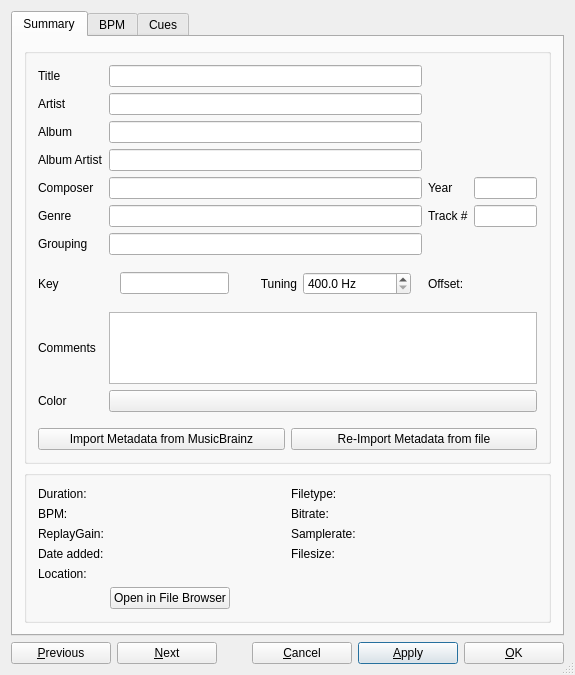
<?xml version="1.0" encoding="UTF-8"?>
<ui version="4.0">
 <class>DlgTrackInfo</class>
 <widget class="QDialog" name="DlgTrackInfo">
  <property name="geometry">
   <rect>
    <x>0</x>
    <y>0</y>
    <width>575</width>
    <height>642</height>
   </rect>
  </property>
  <property name="sizePolicy">
   <sizepolicy hsizetype="Preferred" vsizetype="Preferred">
    <horstretch>0</horstretch>
    <verstretch>0</verstretch>
   </sizepolicy>
  </property>
  <property name="windowTitle">
   <string>Track Editor</string>
  </property>
  <property name="toolTip">
   <string/>
  </property>
  <property name="sizeGripEnabled">
   <bool>true</bool>
  </property>
  <layout class="QVBoxLayout" name="verticalLayout_2">
   <item>
    <widget class="QTabWidget" name="tabWidget">
     <property name="sizePolicy">
      <sizepolicy hsizetype="Preferred" vsizetype="Preferred">
       <horstretch>0</horstretch>
       <verstretch>0</verstretch>
      </sizepolicy>
     </property>
     <property name="minimumSize">
      <size>
       <width>0</width>
       <height>0</height>
      </size>
     </property>
     <property name="currentIndex">
      <number>0</number>
     </property>
     <widget class="QWidget" name="tabSummary">
      <attribute name="title">
       <string>Summary</string>
      </attribute>
      <layout class="QVBoxLayout" name="summary_layout" stretch="1,0,0">
       <item>
        <widget class="QGroupBox" name="metadata_groupBox">
         <layout class="QGridLayout" name="tags_layout" columnstretch="0,10,0,2">
          <item row="0" column="0">
           <widget class="QLabel" name="lblTitle">
            <property name="sizePolicy">
             <sizepolicy hsizetype="Preferred" vsizetype="Preferred">
              <horstretch>0</horstretch>
              <verstretch>0</verstretch>
             </sizepolicy>
            </property>
            <property name="font">
             <font>
              <italic>false</italic>
             </font>
            </property>
            <property name="text">
             <string>Title</string>
            </property>
            <property name="alignment">
             <set>Qt::AlignLeading|Qt::AlignLeft|Qt::AlignVCenter</set>
            </property>
           </widget>
          </item>
          <item row="0" column="1">
           <widget class="QLineEdit" name="txtTitle">
            <property name="sizePolicy">
             <sizepolicy hsizetype="Expanding" vsizetype="Fixed">
              <horstretch>0</horstretch>
              <verstretch>0</verstretch>
             </sizepolicy>
            </property>
            <property name="minimumSize">
             <size>
              <width>0</width>
              <height>0</height>
             </size>
            </property>
           </widget>
          </item>

          <item row="0" column="2" rowspan="3" colspan="2">
           <widget class="QWidget" name="coverWidget" native="true">
            <property name="sizePolicy">
             <sizepolicy hsizetype="Preferred" vsizetype="Preferred">
              <horstretch>0</horstretch>
              <verstretch>0</verstretch>
             </sizepolicy>
            </property>
            <layout class="QHBoxLayout" name="coverLayout">
             <property name="spacing">
              <number>0</number>
             </property>
             <property name="margin">
              <number>0</number>
             </property>
             <property name="sizeConstraint">
              <enum>QLayout::SetDefaultConstraint</enum>
             </property>
             <property name="alignment">
              <set>Qt::AlignRight|Qt::AlignVCenter</set>
             </property>
            </layout>
           </widget>
          </item>

          <item row="1" column="0">
           <widget class="QLabel" name="lblArtist">
            <property name="sizePolicy">
             <sizepolicy hsizetype="Preferred" vsizetype="Preferred">
              <horstretch>0</horstretch>
              <verstretch>0</verstretch>
             </sizepolicy>
            </property>
            <property name="text">
             <string>Artist</string>
            </property>
            <property name="alignment">
             <set>Qt::AlignLeading|Qt::AlignLeft|Qt::AlignVCenter</set>
            </property>
           </widget>
          </item>
          <item row="1" column="1">
           <widget class="QLineEdit" name="txtArtist">
            <property name="sizePolicy">
             <sizepolicy hsizetype="Expanding" vsizetype="Fixed">
              <horstretch>0</horstretch>
              <verstretch>0</verstretch>
             </sizepolicy>
            </property>
            <property name="minimumSize">
             <size>
              <width>0</width>
              <height>0</height>
             </size>
            </property>
           </widget>
          </item>

          <item row="2" column="0">
           <widget class="QLabel" name="lblAlbum">
            <property name="sizePolicy">
             <sizepolicy hsizetype="Preferred" vsizetype="Preferred">
              <horstretch>0</horstretch>
              <verstretch>0</verstretch>
             </sizepolicy>
            </property>
            <property name="text">
             <string>Album</string>
            </property>
            <property name="alignment">
             <set>Qt::AlignLeading|Qt::AlignLeft|Qt::AlignVCenter</set>
            </property>
           </widget>
          </item>
          <item row="2" column="1">
           <widget class="QLineEdit" name="txtAlbum">
            <property name="sizePolicy">
             <sizepolicy hsizetype="Expanding" vsizetype="Fixed">
              <horstretch>0</horstretch>
              <verstretch>0</verstretch>
             </sizepolicy>
            </property>
            <property name="minimumSize">
             <size>
              <width>0</width>
              <height>0</height>
             </size>
            </property>
           </widget>
          </item>

          <item row="3" column="0">
           <widget class="QLabel" name="lblAlbumArtist">
            <property name="sizePolicy">
             <sizepolicy hsizetype="Preferred" vsizetype="Preferred">
              <horstretch>0</horstretch>
              <verstretch>0</verstretch>
             </sizepolicy>
            </property>
            <property name="text">
             <string>Album Artist</string>
            </property>
            <property name="alignment">
             <set>Qt::AlignLeading|Qt::AlignLeft|Qt::AlignVCenter</set>
            </property>
           </widget>
          </item>
          <item row="3" column="1">
           <widget class="QLineEdit" name="txtAlbumArtist">
            <property name="sizePolicy">
             <sizepolicy hsizetype="Expanding" vsizetype="Fixed">
              <horstretch>0</horstretch>
              <verstretch>0</verstretch>
             </sizepolicy>
            </property>
            <property name="minimumSize">
             <size>
              <width>0</width>
              <height>0</height>
             </size>
            </property>
           </widget>
          </item>

          <item row="3" column="2" colspan="2">
           <widget class="QWidget" name="verticalWidgetStars" native="true">
            <property name="sizePolicy">
             <sizepolicy hsizetype="Preferred" vsizetype="Preferred">
              <horstretch>0</horstretch>
              <verstretch>0</verstretch>
             </sizepolicy>
            </property>
            <layout class="QHBoxLayout" name="starsLayout">
             <property name="spacing">
              <number>0</number>
             </property>
             <property name="sizeConstraint">
              <enum>QLayout::SetDefaultConstraint</enum>
             </property>
            </layout>
           </widget>
          </item>

          <item row="4" column="0">
           <widget class="QLabel" name="lblComposer">
            <property name="text">
             <string>Composer</string>
            </property>
            <property name="alignment">
             <set>Qt::AlignLeading|Qt::AlignLeft|Qt::AlignVCenter</set>
            </property>
           </widget>
          </item>
          <item row="4" column="1">
           <widget class="QLineEdit" name="txtComposer">
            <property name="sizePolicy">
             <sizepolicy hsizetype="Expanding" vsizetype="Fixed">
              <horstretch>0</horstretch>
              <verstretch>0</verstretch>
             </sizepolicy>
            </property>
            <property name="minimumSize">
             <size>
              <width>0</width>
              <height>0</height>
             </size>
            </property>
           </widget>
          </item>

          <item row="4" column="2">
           <widget class="QLabel" name="lblYear">
            <property name="text">
             <string>Year</string>
            </property>
            <property name="alignment">
             <set>Qt::AlignLeading|Qt::AlignLeft|Qt::AlignVCenter</set>
            </property>
           </widget>
          </item>
          <item row="4" column="3">
           <widget class="QLineEdit" name="txtYear">
            <property name="sizePolicy">
             <sizepolicy hsizetype="Expanding" vsizetype="Fixed">
              <horstretch>0</horstretch>
              <verstretch>0</verstretch>
             </sizepolicy>
            </property>
           </widget>
          </item>

          <item row="5" column="0">
           <widget class="QLabel" name="lblGenre">
            <property name="text">
             <string>Genre</string>
            </property>
            <property name="alignment">
             <set>Qt::AlignLeading|Qt::AlignLeft|Qt::AlignVCenter</set>
            </property>
           </widget>
          </item>
          <item row="5" column="1">
           <widget class="QLineEdit" name="txtGenre">
            <property name="sizePolicy">
             <sizepolicy hsizetype="Expanding" vsizetype="Fixed">
              <horstretch>0</horstretch>
              <verstretch>0</verstretch>
             </sizepolicy>
            </property>
            <property name="minimumSize">
             <size>
              <width>0</width>
              <height>0</height>
             </size>
            </property>
           </widget>
          </item>

          <item row="5" column="2">
           <widget class="QLabel" name="lblTrackNumber">
            <property name="text">
             <string>Track #</string>
            </property>
            <property name="alignment">
             <set>Qt::AlignLeading|Qt::AlignLeft|Qt::AlignVCenter</set>
            </property>
           </widget>
          </item>
          <item row="5" column="3">
           <widget class="QLineEdit" name="txtTrackNumber">
            <property name="sizePolicy">
             <sizepolicy hsizetype="Expanding" vsizetype="Fixed">
              <horstretch>0</horstretch>
              <verstretch>0</verstretch>
             </sizepolicy>
            </property>
            <property name="minimumSize">
             <size>
              <width>0</width>
              <height>0</height>
             </size>
            </property>
           </widget>
          </item>

          <item row="6" column="0">
           <widget class="QLabel" name="lblGrouping">
            <property name="text">
             <string>Grouping</string>
            </property>
            <property name="alignment">
             <set>Qt::AlignLeading|Qt::AlignLeft|Qt::AlignVCenter</set>
            </property>
           </widget>
          </item>
          <item row="6" column="1">
           <widget class="QLineEdit" name="txtGrouping">
            <property name="sizePolicy">
             <sizepolicy hsizetype="Expanding" vsizetype="Fixed">
              <horstretch>0</horstretch>
              <verstretch>0</verstretch>
             </sizepolicy>
            </property>
            <property name="minimumSize">
             <size>
              <width>0</width>
              <height>0</height>
             </size>
            </property>
           </widget>
          </item>

          <item row="7" column="0">
           <widget class="QLabel" name="lblKey">
            <property name="text">
             <string>Key</string>
            </property>
            <property name="alignment">
             <set>Qt::AlignLeading|Qt::AlignLeft|Qt::AlignVCenter</set>
            </property>
           </widget>
          </item>
          <item row="7" column="1">
           <widget class="QWidget">
            <layout class="QHBoxLayout" name="key_layout">

             <item>
              <widget class="QLineEdit" name="txtKey">
               <property name="sizePolicy">
                <sizepolicy hsizetype="Preferred" vsizetype="Fixed">
                 <horstretch>1</horstretch>
                 <verstretch>0</verstretch>
                </sizepolicy>
               </property>
              </widget>
             </item>
             <item>
              <spacer name="keyTuningSpacerItem">
               <property name="orientation">
                <enum>Qt::Horizontal</enum>
               </property>
               <property name="sizeType">
                <enum>QSizePolicy::Fixed</enum>
               </property>
               <property name="sizeHint" stdset="0">
                <size>
                 <width>25</width>
                 <height>0</height>
                </size>
               </property>
              </spacer>
             </item>
             <item>
              <widget class="QLabel" name="lblTuning">
               <property name="text">
                <string>Tuning</string>
               </property>
               <property name="alignment">
                <set>Qt::AlignRight|Qt::AlignVCenter</set>
               </property>
              </widget>
             </item>

             <item>
              <widget class="QDoubleSpinBox" name="spinTuning">
               <property name="sizePolicy">
                <sizepolicy hsizetype="Preferred" vsizetype="Fixed">
                 <horstretch>1</horstretch>
                 <verstretch>0</verstretch>
                </sizepolicy>
               </property>
               <property name="toolTip">
                <string>A4 tuning frequency in Hz. Standard tuning is 440 Hz.</string>
               </property>
               <property name="suffix">
                <string> Hz</string>
               </property>
               <property name="decimals">
                <number>1</number>
               </property>
               <property name="minimum">
                <double>400.000000000000000</double>
               </property>
               <property name="maximum">
                <double>480.000000000000000</double>
               </property>
               <property name="singleStep">
                <double>0.100000000000000</double>
               </property>
               <property name="value">
                <double>400.000000000000000</double>
               </property>
               <property name="specialValueText">
                <string/>
               </property>
              </widget>
             </item>

            </layout>
           </widget>
          </item>

          <item row="7" column="2">
           <widget class="QLabel" name="lblTuningCents">
            <property name="text">
             <string>Offset:</string>
            </property>
            <property name="alignment">
             <set>Qt::AlignLeading|Qt::AlignLeft|Qt::AlignVCenter</set>
            </property>
           </widget>
          </item>
          <item row="7" column="3">
           <widget class="QLabel" name="txtTuningCents">
            <property name="font">
             <font>
              <weight>75</weight>
              <bold>true</bold>
             </font>
            </property>
            <property name="text">
             <string/>
            </property>
            <property name="toolTip">
             <string>Offset from A440 standard tuning in cents.</string>
            </property>
           </widget>
          </item>


          <item row="8" column="0">
           <widget class="QLabel" name="lblTrackComment">
            <property name="text">
             <string>Comments</string>
            </property>
            <property name="alignment">
             <set>Qt::AlignLeading|Qt::AlignLeft|Qt::AlignVCenter</set>
            </property>
           </widget>
          </item>
          <item row="8" column="1" colspan="3">
           <widget class="QPlainTextEdit" name="txtComment">
            <property name="tabChangesFocus">
             <bool>true</bool>
            </property>
           </widget>
          </item>

          <item row="9" column="0">
           <widget class="QLabel" name="lblTrackColor">
            <property name="text">
             <string>Color</string>
            </property>
            <property name="alignment">
             <set>Qt::AlignLeading|Qt::AlignLeft|Qt::AlignVCenter</set>
            </property>
           </widget>
          </item>
          <item row="9" column="1" colspan="3">
           <widget class="QPushButton" name="btnColorPicker">
            <property name="sizePolicy">
             <sizepolicy hsizetype="MinimumExpanding" vsizetype="Fixed">
              <horstretch>0</horstretch>
              <verstretch>0</verstretch>
             </sizepolicy>
            </property>
           </widget>
          </item>

          <item row="10" column="0">
           <spacer name="horizontalSpacer_5">
            <property name="orientation">
             <enum>Qt::Horizontal</enum>
            </property>
            <property name="sizeHint" stdset="0">
             <size>
              <width>40</width>
              <height>10</height>
             </size>
            </property>
           </spacer>
          </item>

          <item row="11" column="0" colspan="4">
           <layout class="QHBoxLayout" name="metadata_buttons_layout">
            <item>
             <widget class="QPushButton" name="btnImportMetadataFromMusicBrainz">
              <property name="text">
               <string>Import Metadata from MusicBrainz</string>
              </property>
             </widget>
            </item>
            <item>
             <widget class="QPushButton" name="btnImportMetadataFromFile">
              <property name="text">
               <string>Re-Import Metadata from file</string>
              </property>
             </widget>
            </item>
           </layout>
          </item>

         </layout>
        </widget>
       </item>

       <item>
        <widget class="QGroupBox" name="properties_groupBox">
         <property name="sizePolicy">
          <sizepolicy hsizetype="Preferred" vsizetype="Minimum">
           <horstretch>0</horstretch>
           <verstretch>0</verstretch>
          </sizepolicy>
         </property>
         <layout class="QGridLayout" name="properties_layout" rowstretch="0,0,0,0,0,0" columnstretch="0,1,0,1">

          <item row="0" column="0">
           <widget class="QLabel" name="lblDuration">
            <property name="text">
             <string>Duration:</string>
            </property>
           </widget>
          </item>
          <item row="0" column="1">
           <widget class="QLabel" name="txtDuration">
            <property name="font">
             <font>
              <weight>75</weight>
              <bold>true</bold>
             </font>
            </property>
            <property name="text">
             <string/>
            </property>
            <property name="textInteractionFlags">
             <set>Qt::LinksAccessibleByMouse|Qt::TextSelectableByKeyboard|Qt::TextSelectableByMouse</set>
            </property>
           </widget>
          </item>

          <item row="0" column="2">
           <widget class="QLabel" name="lblType">
            <property name="text">
             <string>Filetype:</string>
            </property>
           </widget>
          </item>
          <item row="0" column="3">
           <widget class="QLabel" name="txtType">
            <property name="font">
             <font>
              <weight>75</weight>
              <bold>true</bold>
             </font>
            </property>
            <property name="text">
             <string/>
            </property>
            <property name="textInteractionFlags">
             <set>Qt::LinksAccessibleByMouse|Qt::TextSelectableByKeyboard|Qt::TextSelectableByMouse</set>
            </property>
           </widget>
          </item>

          <item row="1" column="0">
           <widget class="QLabel" name="lblBpm">
            <property name="text">
             <string>BPM:</string>
            </property>
           </widget>
          </item>
          <item row="1" column="1">
           <widget class="QLabel" name="txtBpm">
            <property name="font">
             <font>
              <weight>75</weight>
              <bold>true</bold>
             </font>
            </property>
            <property name="text">
             <string/>
            </property>
            <property name="textInteractionFlags">
             <set>Qt::LinksAccessibleByMouse|Qt::TextSelectableByKeyboard|Qt::TextSelectableByMouse</set>
            </property>
           </widget>
          </item>

          <item row="1" column="2">
           <widget class="QLabel" name="lblBitrate">
            <property name="text">
             <string>Bitrate:</string>
            </property>
           </widget>
          </item>
          <item row="1" column="3">
           <widget class="QLabel" name="txtBitrate">
            <property name="font">
             <font>
              <weight>75</weight>
              <bold>true</bold>
             </font>
            </property>
            <property name="text">
             <string/>
            </property>
            <property name="textInteractionFlags">
             <set>Qt::LinksAccessibleByMouse|Qt::TextSelectableByKeyboard|Qt::TextSelectableByMouse</set>
            </property>
           </widget>
          </item>

          <item row="2" column="0">
           <widget class="QLabel" name="lblReplayGain">
            <property name="text">
             <string>ReplayGain:</string>
            </property>
           </widget>
          </item>
          <item row="2" column="1">
           <widget class="QLabel" name="txtReplayGain">
            <property name="font">
             <font>
              <weight>75</weight>
              <bold>true</bold>
             </font>
            </property>
            <property name="text">
             <string/>
            </property>
            <property name="textInteractionFlags">
             <set>Qt::LinksAccessibleByMouse|Qt::TextSelectableByKeyboard|Qt::TextSelectableByMouse</set>
            </property>
           </widget>
          </item>

          <item row="2" column="2">
           <widget class="QLabel" name="lblSamplerate">
            <property name="text">
             <string>Samplerate:</string>
            </property>
           </widget>
          </item>
          <item row="2" column="3">
           <widget class="QLabel" name="txtSamplerate">
            <property name="font">
             <font>
              <weight>75</weight>
              <bold>true</bold>
             </font>
            </property>
            <property name="text">
             <string/>
            </property>
            <property name="textInteractionFlags">
             <set>Qt::LinksAccessibleByMouse|Qt::TextSelectableByKeyboard|Qt::TextSelectableByMouse</set>
            </property>
           </widget>
          </item>

          <item row="3" column="0">
           <widget class="QLabel" name="lblDateAdded">
            <property name="text">
             <string>Date added:</string>
            </property>
           </widget>
          </item>
          <item row="3" column="1">
           <widget class="QLabel" name="txtDateAdded">
            <property name="font">
             <font>
              <weight>75</weight>
              <bold>true</bold>
             </font>
            </property>
            <property name="text">
             <string/>
            </property>
            <property name="textInteractionFlags">
             <set>Qt::LinksAccessibleByMouse|Qt::TextSelectableByKeyboard|Qt::TextSelectableByMouse</set>
            </property>
           </widget>
          </item>

          <item row="3" column="2">
           <widget class="QLabel" name="lblFileSize">
            <property name="text">
             <string>Filesize:</string>
            </property>
           </widget>
          </item>
          <item row="3" column="3">
           <widget class="QLabel" name="txtFileSize">
            <property name="font">
             <font>
              <weight>75</weight>
              <bold>true</bold>
             </font>
            </property>
            <property name="text">
             <string/>
            </property>
            <property name="textInteractionFlags">
             <set>Qt::LinksAccessibleByMouse|Qt::TextSelectableByKeyboard|Qt::TextSelectableByMouse</set>
            </property>
           </widget>
          </item>

          <item row="4" column="0">
           <widget class="QLabel" name="lblLocation">
            <property name="text">
             <string>Location:</string>
            </property>
            <property name="alignment">
             <set>Qt::AlignLeading|Qt::AlignLeft|Qt::AlignTop</set>
            </property>
           </widget>
          </item>
          <item row="4" column="1" colspan="3">
           <widget class="QLabel" name="txtLocation">
            <property name="text">
             <string/>
            </property>
            <property name="wordWrap">
             <bool>true</bool>
            </property>
            <property name="textInteractionFlags">
             <set>Qt::LinksAccessibleByMouse|Qt::TextSelectableByKeyboard|Qt::TextSelectableByMouse</set>
            </property>
           </widget>
          </item>

          <item row="5" column="1" colspan="3">
           <layout class="QHBoxLayout" name="openFileBrowser_layout">
            <item>
             <widget class="QPushButton" name="btnOpenFileBrowser">
              <property name="text">
               <string>Open in File Browser</string>
              </property>
             </widget>
            </item>
            <item>
             <spacer name="horizontalSpacer_6">
              <property name="orientation">
               <enum>Qt::Horizontal</enum>
              </property>
              <property name="sizeHint" stdset="0">
               <size>
                <width>40</width>
                <height>10</height>
               </size>
              </property>
             </spacer>
            </item>
           </layout>
          </item>

         </layout>
        </widget>
       </item>
      </layout>
     </widget>

     <widget class="QWidget" name="tabBPM">
      <attribute name="title">
       <string>BPM</string>
      </attribute>
      <layout class="QVBoxLayout" name="verticalLayout_4">
       <item>
        <widget class="QPushButton" name="bpmLock">
         <property name="toolTip">
          <string>Lock or unlock the BPM and beatgrid for this track.</string>
         </property>
        </widget>
       </item>
       <item>
        <layout class="QHBoxLayout" name="horizontalLayout_4">
         <attribute name="title">
          <string>BPM</string>
         </attribute>
         <item>
          <layout class="QGridLayout" name="gridLayout">
           <item row="0" column="0">
            <widget class="QLabel" name="labelBpm">
             <property name="text">
              <string>Track BPM: </string>
             </property>
            </widget>
           </item>
           <item row="0" column="1">
            <widget class="QDoubleSpinBox" name="spinBpm">
             <property name="toolTip">
              <string>Displays the BPM of the selected track.</string>
             </property>
             <property name="decimals">
              <number>8</number>
             </property>
             <property name="maximum">
              <double>500.000000000000000</double>
             </property>
             <property name="singleStep">
              <double>1.000000000000000</double>
             </property>
            </widget>
           </item>
           <item row="1" column="1" colspan="2">
            <widget class="QCheckBox" name="bpmConst">
             <property name="toolTip">
             </property>
             <property name="text">
              <string>Assume constant tempo</string>
             </property>
            </widget>
           </item>
           <item row="2" column="0" colspan="3">
            <widget class="QLabel" name="labelScaleBpm">
             <property name="text">
              <string>Scale BPM:</string>
             </property>
             <property name="alignment">
              <set>Qt::AlignLeading|Qt::AlignLeft|Qt::AlignVCenter</set>
             </property>
            </widget>
           </item>
           <item row="3" column="0">
            <widget class="QPushButton" name="bpmHalve">
             <property name="toolTip">
              <string>Sets the BPM to 50% of the current value.</string>
             </property>
             <property name="text">
              <string>Halve BPM</string>
             </property>
            </widget>
           </item>
           <item row="3" column="1">
            <widget class="QPushButton" name="bpmDouble">
             <property name="toolTip">
              <string>Sets the BPM to 200% of the current value.</string>
             </property>
             <property name="text">
              <string>Double BPM</string>
             </property>
            </widget>
           </item>
           <item row="4" column="0">
            <widget class="QPushButton" name="bpmTwoThirds">
             <property name="toolTip">
              <string>Sets the BPM to 66% of the current value.</string>
             </property>
             <property name="text">
              <string>2/3 BPM</string>
             </property>
            </widget>
           </item>
           <item row="4" column="1">
            <widget class="QPushButton" name="bpmThreeHalves">
             <property name="toolTip">
              <string>Sets the BPM to 150% of the current value.</string>
             </property>
             <property name="text">
              <string>3/2 BPM</string>
             </property>
            </widget>
           </item>
           <item row="5" column="0">
            <widget class="QPushButton" name="bpmThreeFourths">
             <property name="toolTip">
              <string>Sets the BPM to 75% of the current value.</string>
             </property>
             <property name="text">
              <string>3/4 BPM</string>
             </property>
            </widget>
           </item>
           <item row="5" column="1">
            <widget class="QPushButton" name="bpmFourThirds">
             <property name="toolTip">
              <string>Sets the BPM to 133% of the current value.</string>
             </property>
             <property name="text">
              <string>4/3 BPM</string>
             </property>
            </widget>
           </item>
           <item row="6" column="0">
            <widget class="QPushButton" name="bpmFourFifths">
             <property name="toolTip">
              <string>Sets the BPM to 80% of the current value.</string>
             </property>
             <property name="text">
              <string>4/5 BPM</string>
             </property>
            </widget>
           </item>
           <item row="6" column="1">
            <widget class="QPushButton" name="bpmFiveFourths">
             <property name="toolTip">
              <string>Sets the BPM to 125% of the current value.</string>
             </property>
             <property name="text">
              <string>5/4 BPM</string>
             </property>
            </widget>
           </item>
           <item row="3" column="2" rowspan="4">
            <widget class="QPushButton" name="bpmTap">
             <property name="sizePolicy">
              <sizepolicy hsizetype="Preferred" vsizetype="Preferred">
               <horstretch>0</horstretch>
               <verstretch>0</verstretch>
              </sizepolicy>
             </property>
             <property name="toolTip">
              <string>Tap with the beat to set the BPM to the speed you are tapping.</string>
             </property>
             <property name="text">
              <string>Tap to Beat</string>
             </property>
            </widget>
           </item>
          </layout>
         </item>
        </layout>
       </item>
       <item>
        <widget class="Line" name="line">
         <property name="orientation">
          <enum>Qt::Horizontal</enum>
         </property>
        </widget>
       </item>
       <item>
        <widget class="QPushButton" name="bpmClear">
         <property name="text">
          <string>Clear BPM and Beatgrid</string>
         </property>
        </widget>
       </item>
       <item>
        <widget class="QLabel" name="label">
         <property name="text">
          <string>Hint: Use the Library Analyze view to run BPM detection.</string>
         </property>
        </widget>
       </item>
       <item>
        <spacer name="verticalSpacer">
         <property name="orientation">
          <enum>Qt::Vertical</enum>
         </property>
         <property name="sizeHint" stdset="0">
          <size>
           <width>0</width>
           <height>200</height>
          </size>
         </property>
        </spacer>
       </item>
      </layout>
     </widget>

     <widget class="QWidget" name="tabCues">
      <attribute name="title">
       <string>Cues</string>
      </attribute>
      <layout class="QVBoxLayout" name="verticalLayout_6">
       <item>
        <widget class="QTableView" name="tblCues">
         <property name="editTriggers">
          <set>QAbstractItemView::AnyKeyPressed|QAbstractItemView::DoubleClicked|QAbstractItemView::EditKeyPressed|QAbstractItemView::SelectedClicked</set>
         </property>
         <property name="alternatingRowColors">
          <bool>true</bool>
         </property>
         <property name="selectionBehavior">
          <enum>QAbstractItemView::SelectItems</enum>
         </property>
         <property name="tabKeyNavigation">
          <bool>false</bool>
         </property>
         <property name="verticalScrollMode">
          <enum>QAbstractItemView::ScrollPerPixel</enum>
         </property>
         <property name="sortingEnabled">
          <bool>true</bool>
         </property>
         <property name="wordWrap">
          <bool>false</bool>
         </property>
         <property name="cornerButtonEnabled">
          <bool>false</bool>
         </property>
         <attribute name="verticalHeaderVisible">
          <bool>false</bool>
         </attribute>
        </widget>
       </item>
      </layout>
     </widget>
    </widget>
   </item>
   <item>
    <layout class="QHBoxLayout" name="buttonLayout">
     <item>
      <widget class="QPushButton" name="btnPrev">
       <property name="minimumSize">
        <size>
         <width>100</width>
         <height>0</height>
        </size>
       </property>
       <property name="maximumSize">
        <size>
         <width>95</width>
         <height>16777215</height>
        </size>
       </property>
       <property name="toolTip">
        <string extracomment="&quot;Previous&quot; button">Move to the previous item.</string>
       </property>
       <property name="text">
        <string>&amp;Previous</string>
       </property>
      </widget>
     </item>
     <item>
      <widget class="QPushButton" name="btnNext">
       <property name="minimumSize">
        <size>
         <width>100</width>
         <height>0</height>
        </size>
       </property>
       <property name="toolTip">
        <string extracomment="&quot;Next&quot; button">Move to the next item.</string>
       </property>
       <property name="text">
        <string>&amp;Next</string>
       </property>
      </widget>
     </item>
     <item>
      <spacer name="horizontalSpacer">
       <property name="orientation">
        <enum>Qt::Horizontal</enum>
       </property>
       <property name="sizeHint" stdset="0">
        <size>
         <width>40</width>
         <height>20</height>
        </size>
       </property>
      </spacer>
     </item>
     <item>
      <widget class="QPushButton" name="btnCancel">
       <property name="minimumSize">
        <size>
         <width>100</width>
         <height>0</height>
        </size>
       </property>
       <property name="toolTip">
        <string extracomment="&quot;Cancel&quot; button">Discard changes and close the window.</string>
       </property>
       <property name="text">
        <string>&amp;Cancel</string>
       </property>
       <property name="default">
        <bool>false</bool>
       </property>
      </widget>
     </item>
     <item>
      <widget class="QPushButton" name="btnApply">
       <property name="minimumSize">
        <size>
         <width>100</width>
         <height>0</height>
        </size>
       </property>
       <property name="toolTip">
        <string extracomment="&quot;Apply&quot; button">Save changes and keep the window open.</string>
       </property>
       <property name="text">
        <string>&amp;Apply</string>
       </property>
       <property name="default">
        <bool>true</bool>
       </property>
      </widget>
     </item>
     <item>
      <widget class="QPushButton" name="btnOK">
       <property name="minimumSize">
        <size>
         <width>100</width>
         <height>0</height>
        </size>
       </property>
       <property name="toolTip">
        <string extracomment="&quot;OK&quot; button">Save changes and close the window.</string>
       </property>
       <property name="text">
        <string>&amp;OK</string>
       </property>
       <property name="default">
        <bool>false</bool>
       </property>
      </widget>
     </item>
    </layout>
   </item>
  </layout>
 </widget>
 <layoutdefault spacing="6" margin="11"/>
 <tabstops>
  <tabstop>tabWidget</tabstop>
  <tabstop>txtTitle</tabstop>
  <tabstop>txtArtist</tabstop>
  <tabstop>txtAlbum</tabstop>
  <tabstop>txtAlbumArtist</tabstop>
  <tabstop>txtComposer</tabstop>
  <tabstop>txtYear</tabstop>
  <tabstop>txtGenre</tabstop>
  <tabstop>txtTrackNumber</tabstop>
  <tabstop>txtGrouping</tabstop>
  <tabstop>txtKey</tabstop>
  <tabstop>spinTuning</tabstop>
  <tabstop>txtComment</tabstop>
  <tabstop>btnColorPicker</tabstop>
  <tabstop>btnImportMetadataFromMusicBrainz</tabstop>
  <tabstop>btnImportMetadataFromFile</tabstop>
  <tabstop>btnOpenFileBrowser</tabstop>
  <tabstop>spinBpm</tabstop>
  <tabstop>bpmConst</tabstop>
  <tabstop>bpmTap</tabstop>
  <tabstop>bpmHalve</tabstop>
  <tabstop>bpmDouble</tabstop>
  <tabstop>bpmTwoThirds</tabstop>
  <tabstop>bpmThreeHalves</tabstop>
  <tabstop>bpmThreeFourths</tabstop>
  <tabstop>bpmFourThirds</tabstop>
  <tabstop>bpmFourFifths</tabstop>
  <tabstop>bpmFiveFourths</tabstop>
  <tabstop>bpmClear</tabstop>
  <tabstop>btnPrev</tabstop>
  <tabstop>btnNext</tabstop>
  <tabstop>btnCancel</tabstop>
  <tabstop>btnApply</tabstop>
  <tabstop>btnOK</tabstop>
 </tabstops>
 <resources/>
 <connections/>
</ui>
